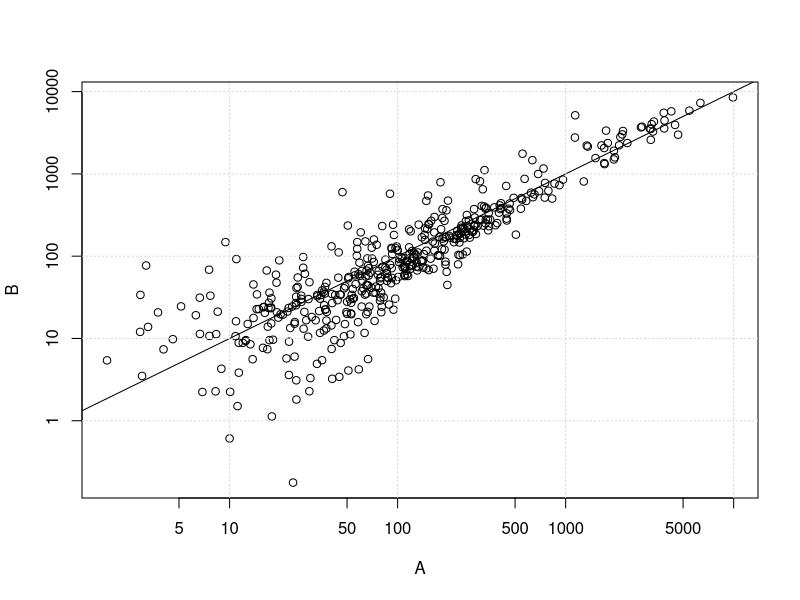
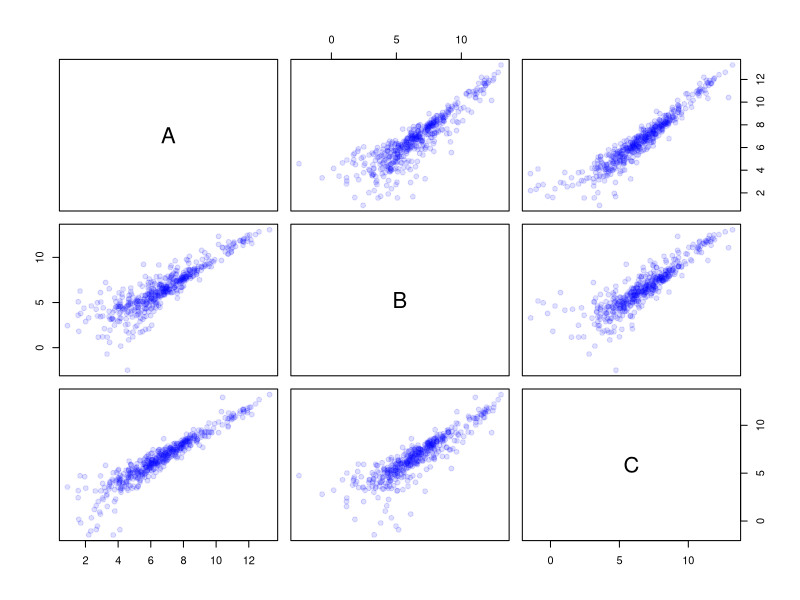
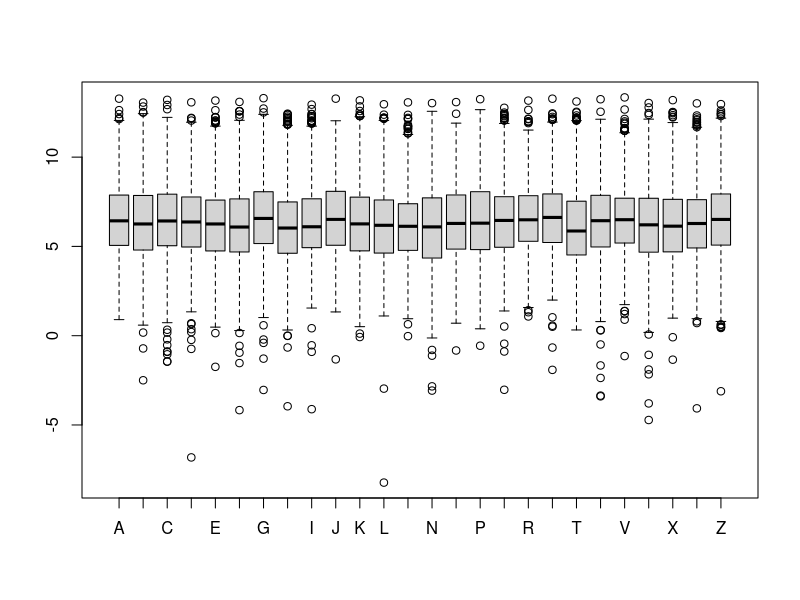
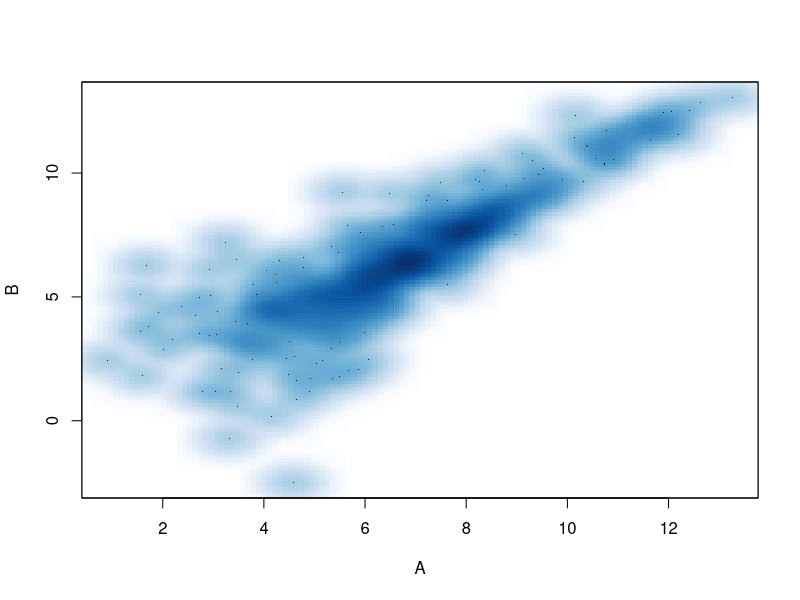

Reproduce these figures in R, in order.

## @knitr env, echo=FALSE, massage = FALSE
suppressPackageStartupMessages(library(Biobase))
data(sample.ExpressionSet)


## @knitr plotcode, eval = FALSE, tidy = FALSE
## plot(exprs(sample.ExpressionSet[, 1]),
##      exprs(sample.ExpressionSet[, 2]),
##      log = "xy",
##      xlab = sampleNames(sample.ExpressionSet)[1],
##      ylab = sampleNames(sample.ExpressionSet)[2])
## abline(0, 1)
## grid()


## @knitr label=plotfig1, echo=FALSE, fig.width=5, fig.height=4, tidy=FALSE, warning = FALSE
plot(exprs(sample.ExpressionSet[, 1]), 
     exprs(sample.ExpressionSet[, 2]), 
     log = "xy", 
     xlab = sampleNames(sample.ExpressionSet)[1],
     ylab = sampleNames(sample.ExpressionSet)[2])
abline(0, 1)
grid()


## @knitr plotcode0, eval = FALSE, tidy = FALSE
## pairs(log2(exprs(sample.ExpressionSet)[, 1:4]),
##       pch = 19,
##       col = "#0000FF20")


## @knitr label=plotfig2,echo=FALSE,fig.width=3.5,fig.height=3.5,tidy=FALSE, warning = FALSE
pairs(log2(exprs(sample.ExpressionSet)[, 1:3]),
      pch = 19,
      col = "#0000FF20")


## @knitr label=plotfig3,echo=TRUE,fig.width=5,fig.height=4,tidy=FALSE
boxplot(log2(exprs(sample.ExpressionSet)))


## @knitr label=plotfig4,echo=TRUE,fig.width=5,fig.height=4,tidy=FALSE, warning = FALSE, message = FALSE
smoothScatter(log2(exprs(sample.ExpressionSet)[, 1:2]))
